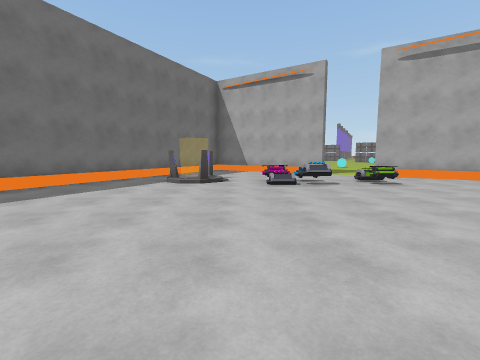
view 1 (above)

12 first-person views from a walk through a scene from a Unity 3-D project. The camera is 1.4 m above the floor, tilts 6° down and sees 90° across. The floor is counted in squares, 2 m on a side. Each view is taken from the middle of a square. On the plan, view 1 faces up. The plan holds only what a view shows up to about 9 squares ahead; the rest is blank. The place goes on beyond the plan. The player character is not drawn. Some animated figures are not drawn.

view 2
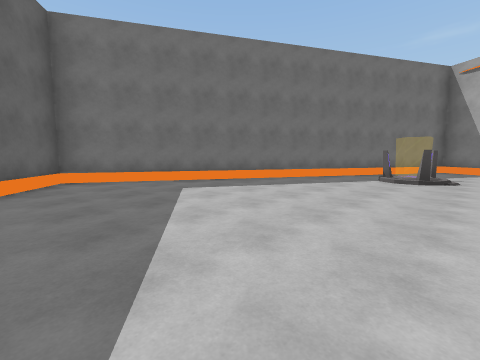

view 3
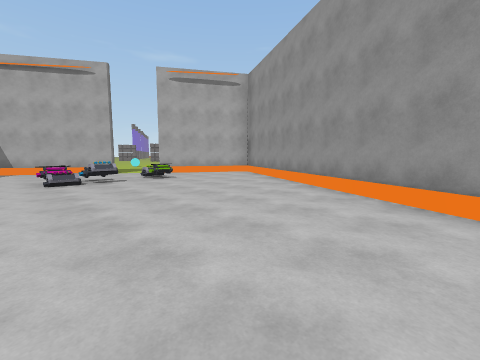

view 4
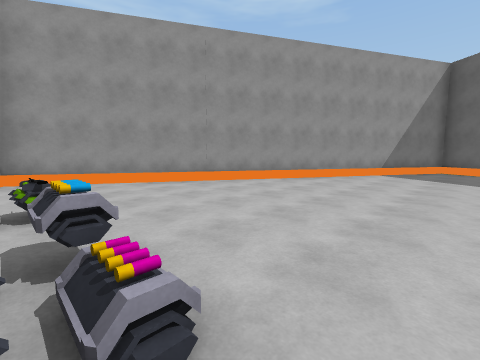

view 5
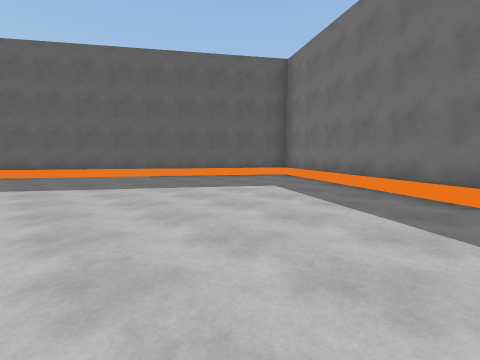

view 6
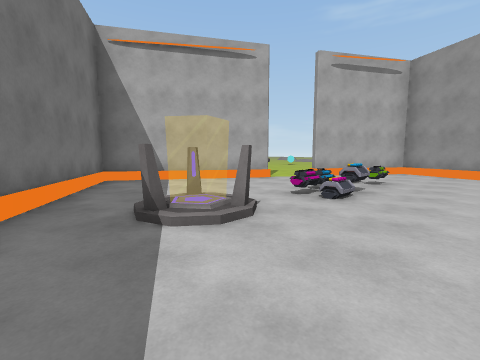

view 7
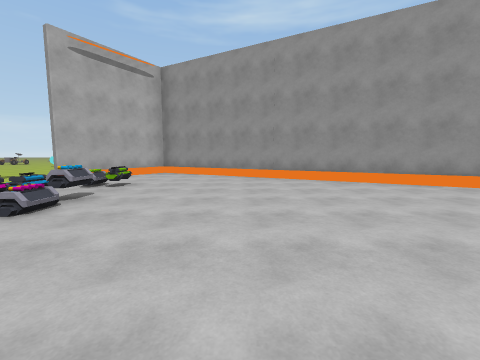

view 8
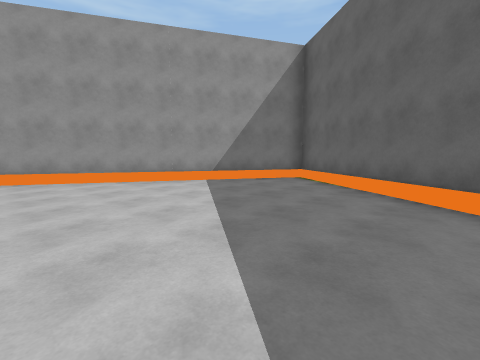

view 9
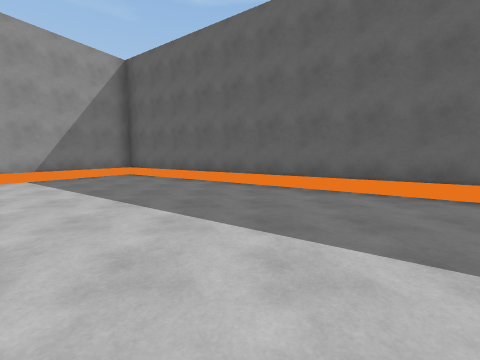

view 10
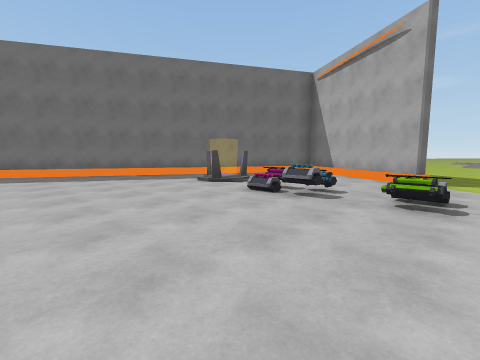

view 11
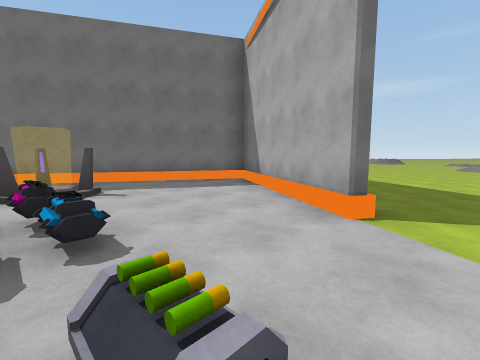

view 12
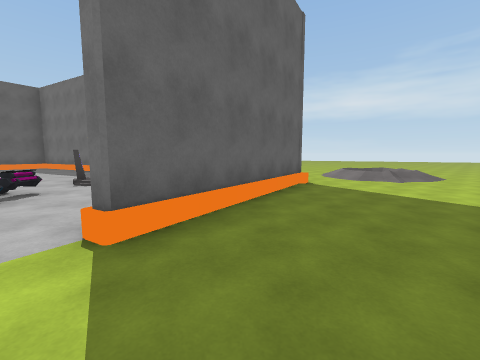

### Floor plan
Points are (right, up) in squares from view 1. A wall is a line through its corners. A room is listed if a view was taken in it or the views show most of it. See-through windows are left out.
Room 1 (views 1, 2, 3, 4, 5, 6, 7, 8, 9, 10, 11)
walls: (3.1, 9) (3, 8.7) (-1, 11.2) (-7.3, 0) (1, -5.8) (7.5, 6) (4.4, 7.9)
ways out: opening at (4, 9) to room 2
objects: other object (-2, 6) to (-1, 7); other object (1, 6); other object (2, 6); other object (3, 6)
Room 2 (view 12)
walls: (-1.1, 11.6) (3.1, 9)
ways out: opening at (4, 9) to room 1

Where each view was taken, in squares from view 1:
view 1: 0 up, 0 right, facing up
view 2: 1 down, 0 right, facing up-left
view 3: 1 down, 0 right, facing up-right
view 4: 6 up, 0 right, facing down-right
view 5: 5 up, 0 right, facing down-left
view 6: 4 up, 3 left, facing up-right
view 7: 3 up, 2 left, facing right
view 8: 1 up, 3 left, facing down-right
view 9: 3 up, 3 left, facing down
view 10: 2 up, 4 right, facing up-left
view 11: 6 up, 4 right, facing up-left
view 12: 10 up, 5 right, facing left
